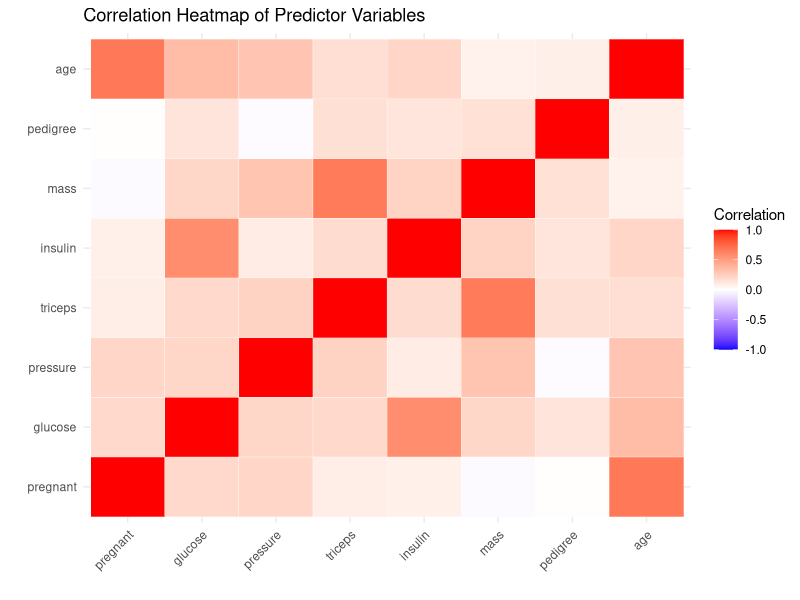
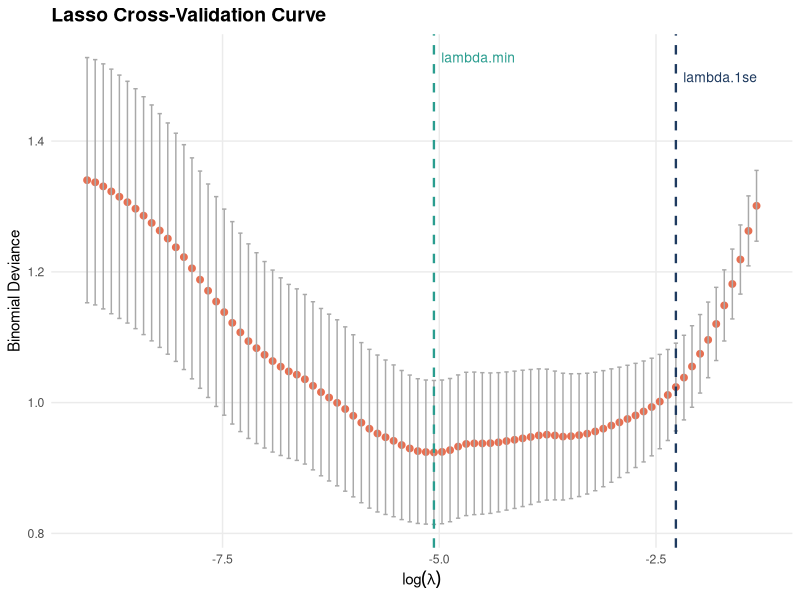
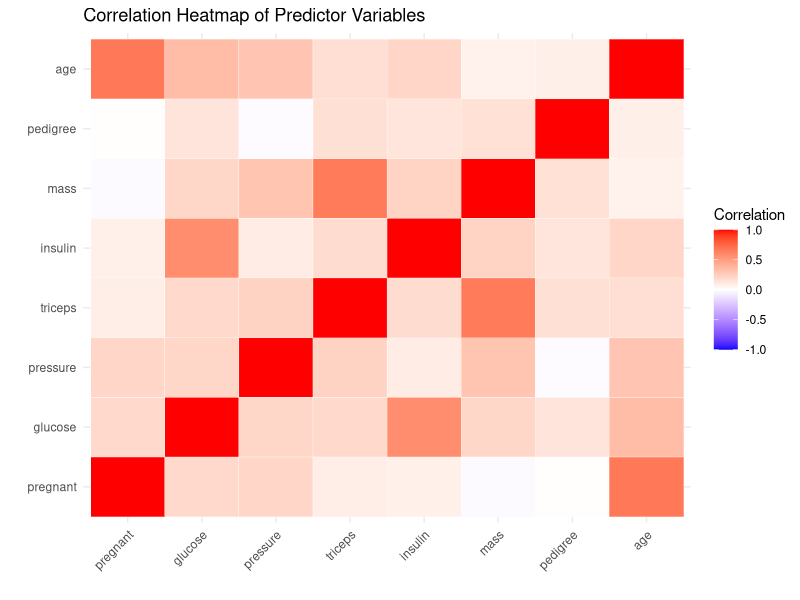
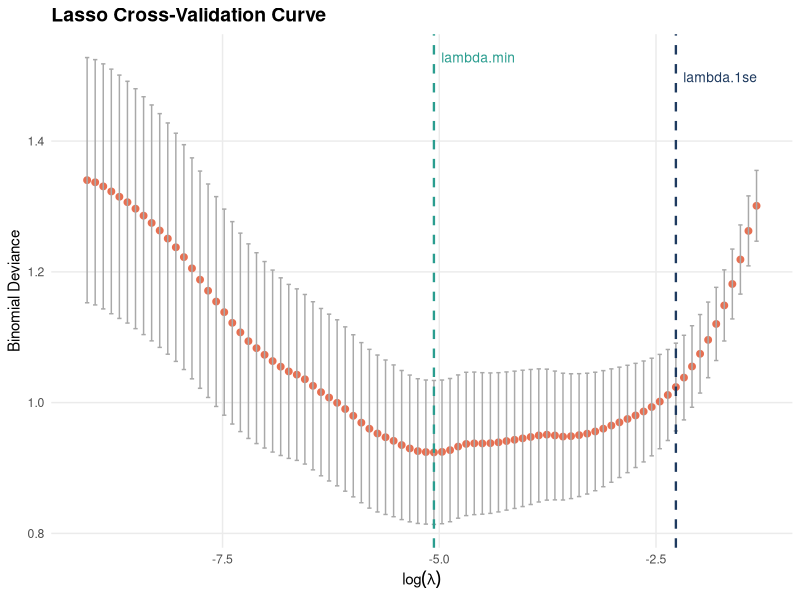

Write the R code that produced these figures, in order. (Note: this script raises an error after producing the figures.)
#installing and loading required packages
install.packages("ggrepel")
install.packages("corrplot")
library(glmnet)       
library(mlbench) 
library(pROC)         
library(ggplot2)
library(dplyr)
library(ggrepel) 
library(reshape2)
library(psych)

###TASK 1:

#loading and viewing dataset
data(PimaIndiansDiabetes2)
str(PimaIndiansDiabetes2)

#removing missing values 
nrow(PimaIndiansDiabetes2)
data_clean <- na.omit(PimaIndiansDiabetes2)
nrow(data_clean) 

#summary stats
describeBy(data_clean[, -which(names(data_clean) == "diabetes")],
           group = data_clean$diabetes)

#creating correlation matrix 
predictors <- data_clean[, -9]   
cor_matrix <- cor(predictors)
cor_matrix 

cor_long <- melt(cor_matrix)
heatmap_plot <- ggplot(cor_long, aes(x = Var1, y = Var2, fill = value)) +
  geom_tile(color = "white") +
  scale_fill_gradient2(low = "blue", high = "red", mid = "white",
                       midpoint = 0, limit = c(-1,1),
                       name = "Correlation") +
  theme_minimal() +
  labs(title = "Correlation Heatmap of Predictor Variables",
       x = "",
       y = "") +
  theme(axis.text.x = element_text(angle = 45, hjust = 1))
heatmap_plot
ggsave("correlation_heatmap.png",
       plot = heatmap_plot,
       width = 8,
       height = 6,
       dpi = 300)

#splitting data into train and test
set.seed(123)
n <- nrow(data_clean)
train_index <- sample(1:n, size = 0.7 * n)
train_data <- data_clean[train_index, ]
test_data <- data_clean[-train_index, ]
nrow(train_data)
nrow(test_data)


###TASK 2: 

#fitting full logistic model
full_log <- glm(diabetes ~ pregnant + glucose + pressure + triceps +
                 insulin + mass + pedigree + age,
               data = train_data,
               family = binomial)
summary(full_log) 

#extracting model coefficients
coef_table <- summary(full_log)$coefficients
coef_table

#training predictions, ROC and AUC
train_probs <- predict(full_log, newdata = train_data, type = "response")
roc_train <- roc(train_data$diabetes, train_probs)
train_auc <- auc(roc_train)

#test predictions, ROC and AUC
test_probs <- predict(full_log, newdata = test_data, type = "response")
roc_test <- roc(test_data$diabetes, test_probs)
test_auc <- auc(roc_test)

train_auc
test_auc
roc.test(roc_train, roc_test)

###TASK 3: 

#creating squared terms for training data
train_expanded <- train_data %>%
  mutate(
    pregnant2 = pregnant^2,
    glucose2 = glucose^2,
    pressure2 = pressure^2,
    triceps2 = triceps^2,
    insulin2 = insulin^2,
    mass2 = mass^2,
    pedigree2 = pedigree^2,
    age2 = age^2
  )  

#creating two-way interaction terms for training data
X_interactions <- model.matrix(
  ~ (pregnant + glucose + pressure + triceps + insulin + mass + pedigree + age)^2,
  data = train_expanded
)[, -1] 

#combining to create expanded predictor space for training data
X_train <- cbind(
  X_interactions,
  train_expanded[, c("pregnant2","glucose2","pressure2","triceps2",
                     "insulin2","mass2","pedigree2","age2")] 
)
dim(X_train)

#creating squared terms for test data
test_expanded <- test_data %>%
  mutate(
    pregnant2 = pregnant^2,
    glucose2 = glucose^2,
    pressure2 = pressure^2,
    triceps2 = triceps^2,
    insulin2 = insulin^2,
    mass2 = mass^2,
    pedigree2 = pedigree^2,
    age2 = age^2
  )

#creating two-way interaction terms for test data
X_interactions_test <- model.matrix(
  ~ (pregnant + glucose + pressure + triceps + insulin + mass + pedigree + age)^2,
  data = test_expanded
)[, -1]

#combining to create expanded predictor space for test data
X_test <- cbind(
  X_interactions_test,
  test_expanded[, c("pregnant2","glucose2","pressure2","triceps2",
                    "insulin2","mass2","pedigree2","age2")]
)
dim(X_test)

#converting expanded matrices to data frames
X_train_df <- as.data.frame(X_train)
X_test_df  <- as.data.frame(X_test)

#ensuring training and test names are matching
colnames(X_train_df) <- make.names(colnames(X_train_df))
colnames(X_test_df)  <- make.names(colnames(X_test_df))

#adding the outcome variable to the expanded training df
train_expanded_df <- data.frame(diabetes = train_data$diabetes, X_train_df)

#fitting logistic regression on the expanded predictor space
expanded_log <- glm(diabetes ~ ., data = train_expanded_df, family = binomial)
summary(expanded_log)

#predicting probabilities on the training and test data
train_expanded_probs <- predict(expanded_log, type = "response")
test_expanded_probs <- predict(expanded_log, newdata = X_test_df, type = "response")

#creating ROC objects
roc_train_expanded <- roc(train_data$diabetes, train_expanded_probs)
roc_test_expanded <- roc(test_data$diabetes, test_expanded_probs)

#extracting AUC values
train_expanded_auc <- auc(roc_train_expanded)
test_expanded_auc <- auc(roc_test_expanded)

train_expanded_auc
test_expanded_auc 
roc.test(roc_train_expanded, roc_test_expanded)


###TASK 4: 

#preparing matrices for glmnet
X_train <- as.matrix(X_train)
X_test  <- as.matrix(X_test)

#preparing outcome
y_train <- ifelse(train_data$diabetes == "pos", 1, 0)
y_test  <- ifelse(test_data$diabetes == "pos", 1, 0)

#fitting lasso regression
cv_lasso <- cv.glmnet(
  x = X_train,
  y = y_train,
  family = "binomial",
  alpha = 1,
  nfolds = 10,
  type.measure = "deviance"
)

#creating cross-validation df
cv_data <- data.frame(
  lambda = cv_lasso$lambda,
  log_lambda = log(cv_lasso$lambda),
  cvm = cv_lasso$cvm,                 # mean CV error
  cvlo = cv_lasso$cvm - cv_lasso$cvsd, # lower error bar
  cvup = cv_lasso$cvm + cv_lasso$cvsd, # upper error bar
  nzero = cv_lasso$nzero              # number of non-zero coefficients
)

#extracting lambda values 
lambda_min <- cv_lasso$lambda.min
lambda_min
lambda_1se <- cv_lasso$lambda.1se
lambda_1se

#creating cv plot
cv_plot <- ggplot(cv_data, aes(x = log_lambda, y = cvm)) +
  geom_point(color = "#e76f51", size = 2) +
  geom_errorbar(aes(ymin = cvlo, ymax = cvup),
                width = 0.05, color = "darkgray") +
  geom_vline(xintercept = log(lambda_min),
             linetype = "dashed", color = "#2a9d8f", linewidth = 0.8) +
  geom_vline(xintercept = log(lambda_1se),
             linetype = "dashed", color = "#1e3a5f", linewidth = 0.8) +
  annotate("text", x = log(lambda_min), y = max(cv_data$cvup),
           label = "lambda.min", hjust = -0.1, color = "#2a9d8f", size = 3.5) +
  annotate("text", x = log(lambda_1se), y = max(cv_data$cvup) - 0.03,
           label = "lambda.1se", hjust = -0.1, color = "#1e3a5f", size = 3.5) +
  labs(
    x = expression(log(lambda)),
    y = "Binomial Deviance",
    title = "Lasso Cross-Validation Curve"
  ) +
  theme_minimal() +
  theme(
    plot.title = element_text(size = 14, face = "bold"),
    axis.title = element_text(size = 11),
    panel.grid.minor = element_blank()
  )
cv_plot
ggsave("lasso_cv_curve.png", plot = cv_plot, width = 8, height = 6, dpi = 300)

#extracting coefficient matrix and lambda values
coef_matrix <- as.matrix(cv_lasso$glmnet.fit$beta)
lambda_values <- cv_lasso$glmnet.fit$lambda

#converting to data frame
coef_df <- as.data.frame(t(coef_matrix))
coef_df$lambda <- lambda_values
coef_df$log_lambda <- log(lambda_values)

#converting to long format
coef_long <- coef_df %>%
  pivot_longer(
    cols = -c(lambda, log_lambda),
    names_to = "variable",
    values_to = "coefficient"
  )

#getting lambda values
lambda_min <- cv_lasso$lambda.min
lambda_1se <- cv_lasso$lambda.1se

#identifying variables that are non-zero at lambda.1se
coef_1se <- as.matrix(coef(cv_lasso, s = "lambda.1se"))
coef_1se <- coef_1se[-1, , drop = FALSE]   # remove intercept
selected_vars <- rownames(coef_1se)[coef_1se[, 1] != 0]

#labelling selected variables at the left-most available point
label_data <- coef_long %>%
  filter(variable %in% selected_vars) %>%
  group_by(variable) %>%
  slice_min(order_by = log_lambda, n = 1) %>%
  ungroup()

#number of non-zero coefficients across lambdas
nzero_df <- data.frame(
  log_lambda = log(lambda_values),
  nzero = colSums(coef_matrix != 0)
)

#breaks for top axis
idx <- round(seq(1, length(lambda_values), length.out = 6))
top_breaks <- nzero_df$log_lambda[idx]
top_labels <- nzero_df$nzero[idx]

#plotting coefficient path plot
coef_path_plot <- ggplot(coef_long, aes(x = log_lambda, y = coefficient,
                                        group = variable, color = variable)) +
  geom_line(linewidth = 0.9, show.legend = FALSE) +
  geom_hline(yintercept = 0, linetype = "dashed", color = "grey50", linewidth = 0.5) +
  geom_vline(xintercept = log(lambda_min),
             linetype = "dashed", color = "#00A087", linewidth = 0.9) +
  geom_vline(xintercept = log(lambda_1se),
             linetype = "dashed", color = "#E64B35", linewidth = 0.9) +
  geom_text_repel(
    data = label_data,
    aes(label = variable),
    direction = "y",
    hjust = 1,
    nudge_x = -0.4,
    segment.color = "grey60",
    segment.size = 0.3,
    size = 3.5,
    fontface = "bold",
    show.legend = FALSE
  ) +
  annotate("text", x = log(lambda_min), y = max(coef_long$coefficient, na.rm = TRUE) * 0.85,
           label = "lambda.min", color = "#00A087", hjust = -0.1, size = 4) +
  annotate("text", x = log(lambda_1se), y = max(coef_long$coefficient, na.rm = TRUE) * 0.72,
           label = "lambda.1se", color = "#E64B35", hjust = -0.1, size = 4) +
  scale_x_continuous(
    name = expression(log(lambda)),
    sec.axis = sec_axis(~ ., name = "Number of Non-Zero Coefficients",
                        breaks = top_breaks, labels = top_labels)
  ) +
  labs(
    title = "Lasso Coefficient Path",
    y = "Coefficients"
  ) +
  theme_minimal() +
  theme(
    plot.title = element_text(size = 14, face = "bold"),
    axis.title = element_text(size = 11),
    panel.grid.minor = element_blank()
  )
coef_path_plot
ggsave("lasso_coefficient_path.png", plot = coef_path_plot,
       width = 8, height = 6, dpi = 300)

#extracting coefficients at lambda.min and lambda.1se
coef_min <- coef(cv_lasso, s = "lambda.min")
coef_1se <- coef(cv_lasso, s = "lambda.1se")

#extracting non-zero coefficients (excluding intercept)
nonzero_min <- coef_min[-1, 1][coef_min[-1, 1] != 0]
nonzero_1se <- coef_1se[-1, 1][coef_1se[-1, 1] != 0]

#listing the selected variables
nonzero_min
nonzero_1se

#counting number of selected predictors
num_min <- length(nonzero_min)
num_1se <- length(nonzero_1se)
num_min
num_1se


###TASK 5: 

#generating test AUC for simple logistic model
simple_test_probs <- predict(full_log, newdata = test_data, type = "response")
auc_simple <- auc(roc(test_data$diabetes, simple_test_probs, quiet = TRUE))

#generating test AUC for expanded logistic model
expanded_test_probs <- predict(expanded_log, newdata = X_test_df, type = "response")
auc_expanded <- auc(roc(test_data$diabetes, expanded_test_probs, quiet = TRUE))

#generating test AUC for lasso model at lambda.min
pred_lasso_min <- predict(cv_lasso, newx = X_test, s = "lambda.min", type = "response")
auc_lasso_min <- auc(roc(y_test, as.vector(pred_lasso_min), quiet = TRUE))

#generating test AUC for lasso model at lambda.1se
pred_lasso_1se <- predict(cv_lasso, newx = X_test, s = "lambda.1se", type = "response")
auc_lasso_1se <- auc(roc(y_test, as.vector(pred_lasso_1se), quiet = TRUE))

#summary table comparing all four models
comparison <- data.frame(
  Model = c("Simple", "Full", "Lasso min", "Lasso 1se"),
  Predictors = c(8, 44, num_min, num_1se),
  Test_AUC = round(c(auc_simple, auc_expanded, auc_lasso_min, auc_lasso_1se), 4)
)
comparison

#creating ROC curves for all models
roc_simple <- roc(test_data$diabetes, simple_test_probs, quiet = TRUE)
roc_full <- roc(test_data$diabetes, expanded_test_probs, quiet = TRUE)
roc_lasso_min <- roc(y_test, as.vector(pred_lasso_min), quiet = TRUE)
roc_lasso_1se <- roc(y_test, as.vector(pred_lasso_1se), quiet = TRUE)

#converting ROC object to data frame
roc_to_df <- function(roc_obj, model_name) {
  data.frame(
    sensitivity = roc_obj$sensitivities,
    specificity = roc_obj$specificities,
    model = model_name
  )
}

#combinfing ROC data for plotting
roc_data <- bind_rows(
  roc_to_df(roc_simple, paste0("Simple (8 vars): AUC = ", round(auc(roc_simple), 3))),
  roc_to_df(roc_full, paste0("Full (44 vars): AUC = ", round(auc(roc_full), 3))),
  roc_to_df(roc_lasso_min, paste0("Lasso min (", num_min, " vars): AUC = ", round(auc(roc_lasso_min), 3))),
  roc_to_df(roc_lasso_1se, paste0("Lasso 1se (", num_1se, " vars): AUC = ", round(auc(roc_lasso_1se), 3)))
)

#setting factor levels to control legend order
roc_data$model <- factor(
  roc_data$model,
  levels = unique(roc_data$model)
)

#plotting ROC curves
roc_plot <- ggplot(roc_data, aes(x = 1 - specificity, y = sensitivity, color = model)) +
  geom_line(linewidth = 1.2) +
  geom_abline(intercept = 0, slope = 1, linetype = "dashed", color = "gray50") +
  labs(
    x = "1 - Specificity (False Positive Rate)",
    y = "Sensitivity (True Positive Rate)",
    title = "ROC Curves: Model Comparison",
    color = ""
  ) +
  coord_equal() +
  theme_minimal() +
  theme(
    plot.title = element_text(size = 14, face = "bold"),
    axis.title = element_text(size = 11),
    legend.position = "bottom",
    legend.text = element_text(size = 9),
    legend.direction = "vertical"
  )
roc_plot
ggsave("model_comparison_roc.png", plot = roc_plot, width = 8, height = 6, dpi = 300)


###TASK 6: 

#extracting non-zero coefficients at lambda.1se (excluding intercept)
coef_1se <- coef(cv_lasso, s = "lambda.1se")
nonzero_1se <- coef_1se[-1, 1][coef_1se[-1, 1] != 0]

#creating data frame for plotting
coef_1se_df <- data.frame(
  Variable = names(nonzero_1se),
  Coefficient = as.numeric(nonzero_1se)
)

#ordering variables by coefficient size
coef_1se_df$Variable <- factor(
  coef_1se_df$Variable,
  levels = coef_1se_df$Variable[order(coef_1se_df$Coefficient)]
)

#creating bar chart of non-zero coefficients
coef_bar_plot <- ggplot(coef_1se_df, aes(x = Variable, y = Coefficient)) +
  geom_col() +
  coord_flip() +
  labs(
    title = "Non-Zero Coefficients at lambda.1se",
    x = "Variable",
    y = "Coefficient"
  ) +
  theme_minimal()
coef_bar_plot
ggsave("lasso_lambda_1se_coefficients.png", plot = coef_bar_plot,
       width = 8, height = 6, dpi = 300)
